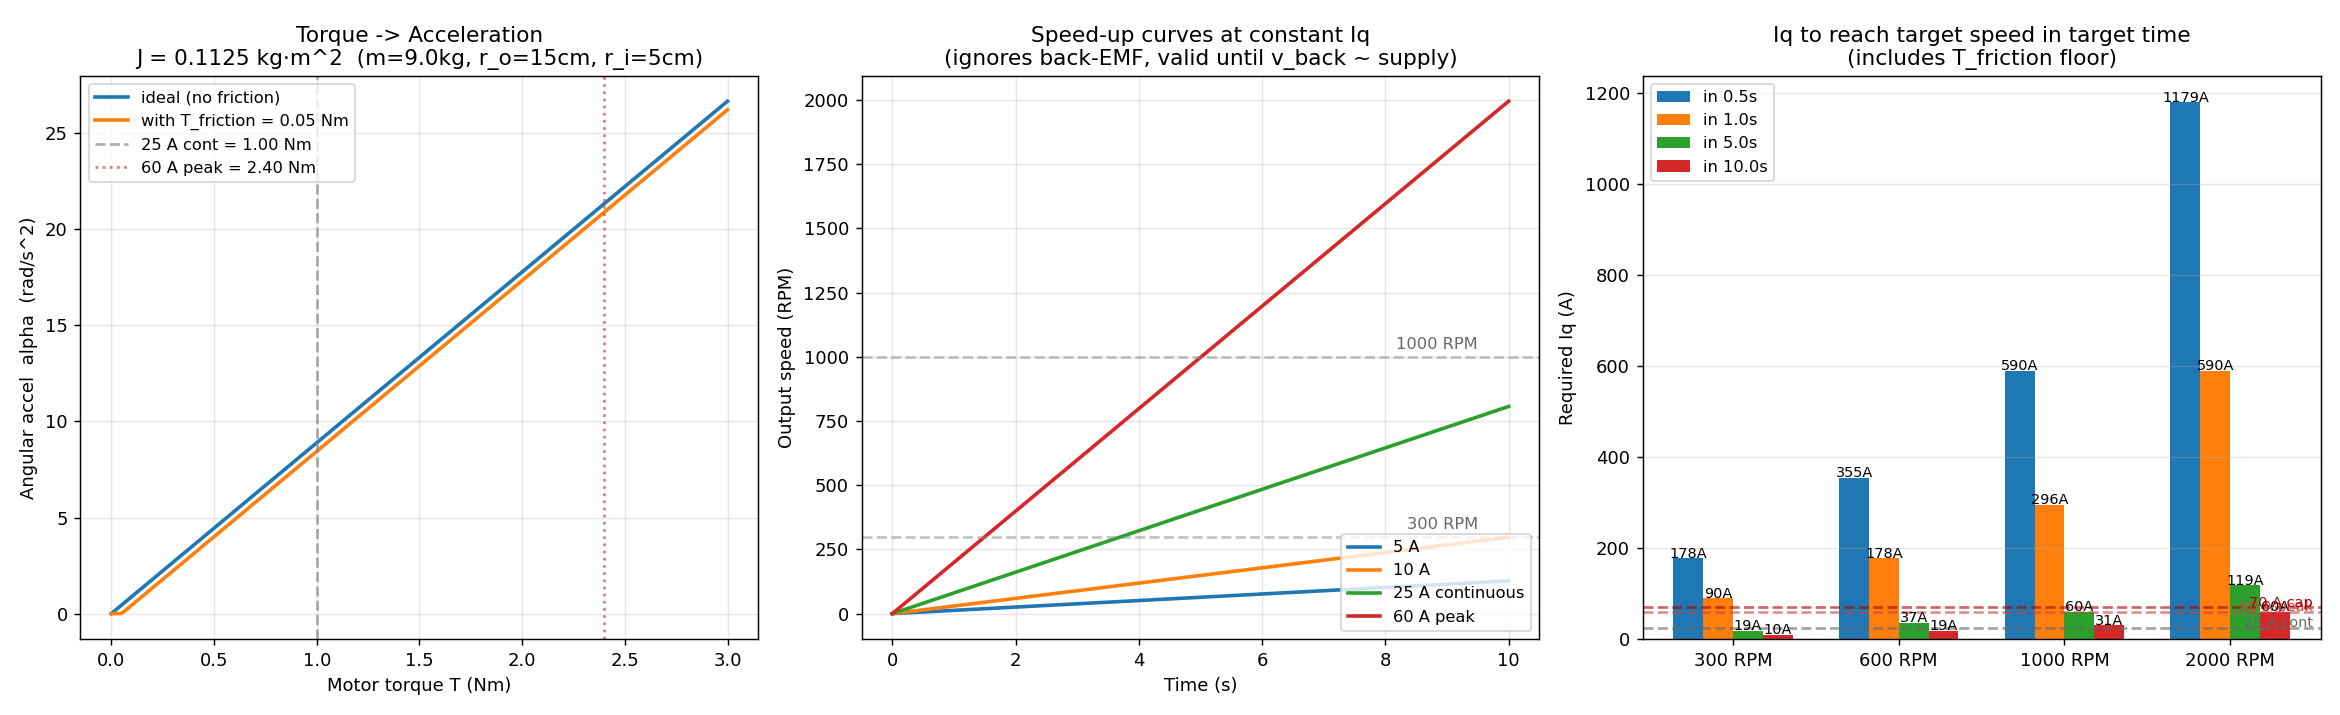

The script that saved this image:
"""Flywheel inertia model + torque/current sizing for D6374 + MKS Mini.

Computes:
1. Annular-disk inertia from geometry
2. Torque vs angular acceleration (with and without measured friction floor)
3. Speed-vs-time under constant Iq scenarios (kinematic, no back-EMF)
4. Back-calc: required Iq to reach a target speed within a target time

Saves a 3-panel plot to flywheel_model.png next to this script.
"""
from __future__ import annotations
import math
from pathlib import Path
import matplotlib.pyplot as plt
import numpy as np

# ---- inputs ----
M_KG       = 9.0          # flywheel mass
R_OUTER_M  = 0.15         # outer radius (30 cm OD)
R_INNER_M  = 0.05         # inner hole radius (10 cm ID)

KT_NMA     = 0.04         # D6374 conservative Kt
T_FRICTION = 0.05         # estimated motor cogging in loaded dir (NOT the 0.115 freewheel measurement, which decoupled the flywheel)

# Hardware envelopes
I_CONT_A   = 25.0         # MKS Mini continuous (Russell-authorized)
I_PEAK_A   = 60.0         # MKS Mini peak short bursts
I_HARD_A   = 70.0         # Aaron's measured "effective Iq cap"

# Targets to back-calculate
TARGET_RPMS  = [300, 600, 1000, 2000]
TARGET_TIMES_S = [0.5, 1.0, 5.0, 10.0]

# ---- inertia ----
J = 0.5 * M_KG * (R_OUTER_M**2 + R_INNER_M**2)
print(f"Annular-disk inertia: J = 0.5 * {M_KG} * ({R_OUTER_M}^2 + {R_INNER_M}^2)")
print(f"                        = 0.5 * {M_KG} * {R_OUTER_M**2 + R_INNER_M**2:.4f}")
print(f"                        = {J:.4f} kg·m^2")

# ---- panel A: torque-acceleration ----
T_array = np.linspace(0, 3.0, 200)  # Nm
alpha_ideal     = T_array / J
alpha_realistic = np.maximum(0, (T_array - T_FRICTION)) / J  # net of friction floor

# ---- panel B: speed vs time at constant current ----
def speed_curve(I_a, t_array, friction=T_FRICTION):
    T_motor = I_a * KT_NMA
    T_net   = T_motor - friction
    if T_net <= 0:
        return np.zeros_like(t_array)
    alpha = T_net / J
    return alpha * t_array  # rad/s

t_array = np.linspace(0, 10.0, 200)
scenarios = [
    (5,  "5 A"),
    (10, "10 A"),
    (25, "25 A continuous"),
    (60, "60 A peak"),
]

# ---- panel C: required current table ----
table = []
for rpm in TARGET_RPMS:
    omega_rad_s = rpm * 2.0 * math.pi / 60.0
    row = [rpm]
    for t_s in TARGET_TIMES_S:
        alpha_req = omega_rad_s / t_s
        T_req     = J * alpha_req + T_FRICTION
        I_req     = T_req / KT_NMA
        row.append(I_req)
    table.append(row)

# ---- plot ----
fig, axs = plt.subplots(1, 3, figsize=(18, 5.5))

# Panel A: alpha(T)
ax = axs[0]
ax.plot(T_array, alpha_ideal,     label="ideal (no friction)", lw=2)
ax.plot(T_array, alpha_realistic, label=f"with T_friction = {T_FRICTION} Nm", lw=2)
# mark current envelopes (in Nm)
for I_label, I_a, color, ls in [(f"25 A cont = {25*KT_NMA:.2f} Nm", 25, "#888", "--"),
                                  (f"60 A peak = {60*KT_NMA:.2f} Nm", 60, "#c44", ":")]:
    T_mark = I_a * KT_NMA
    ax.axvline(T_mark, color=color, linestyle=ls, alpha=0.7, label=I_label)
ax.set_xlabel("Motor torque T (Nm)")
ax.set_ylabel("Angular accel  alpha  (rad/s^2)")
ax.set_title(f"Torque -> Acceleration\nJ = {J:.4f} kg·m^2  (m={M_KG}kg, r_o={R_OUTER_M*100:.0f}cm, r_i={R_INNER_M*100:.0f}cm)")
ax.legend(loc="upper left", fontsize=9)
ax.grid(True, alpha=0.3)

# Panel B: omega(t)
ax = axs[1]
for I_a, label in scenarios:
    omega = speed_curve(I_a, t_array)
    ax.plot(t_array, omega * 60.0 / (2 * math.pi), label=label, lw=2)
for rpm_target in [300, 1000]:
    ax.axhline(rpm_target, color="#888", linestyle="--", alpha=0.5)
    ax.text(t_array[-1]*0.95, rpm_target+30, f"{rpm_target} RPM", fontsize=9, color="#666", ha="right")
ax.set_xlabel("Time (s)")
ax.set_ylabel("Output speed (RPM)")
ax.set_title("Speed-up curves at constant Iq\n(ignores back-EMF, valid until v_back ~ supply)")
ax.legend(loc="lower right", fontsize=9)
ax.grid(True, alpha=0.3)

# Panel C: required-Iq table as bar chart
ax = axs[2]
x = np.arange(len(TARGET_RPMS))
width = 0.18
for i, t_s in enumerate(TARGET_TIMES_S):
    vals = [row[i+1] for row in table]
    bars = ax.bar(x + (i - 1.5) * width, vals, width, label=f"in {t_s}s")
    for b, v in zip(bars, vals):
        ax.text(b.get_x() + b.get_width()/2, b.get_height() + 1, f"{v:.0f}A",
                ha="center", fontsize=8)
# Annotate hardware envelope lines
for I_a, label, color in [(25, "25 A cont", "#666"), (60, "60 A peak", "#c44"), (70, "70 A cap", "#a00")]:
    ax.axhline(I_a, color=color, linestyle="--", alpha=0.6)
    ax.text(len(TARGET_RPMS)-0.5, I_a+1, label, fontsize=8, color=color, ha="right")
ax.set_xticks(x)
ax.set_xticklabels([f"{rpm} RPM" for rpm in TARGET_RPMS])
ax.set_ylabel("Required Iq (A)")
ax.set_title("Iq to reach target speed in target time\n(includes T_friction floor)")
ax.legend(loc="upper left", fontsize=9)
ax.grid(True, alpha=0.3, axis="y")

plt.tight_layout()
out_path = Path(__file__).parent / "flywheel_model.png"
plt.savefig(out_path, dpi=130)
print(f"\nSaved plot: {out_path}")

# ---- text table ----
print(f"\nRequired Iq (A) to reach target speed in target time:")
header = "  target RPM | " + " | ".join(f"{t}s" for t in TARGET_TIMES_S)
print(header)
print("  " + "-" * (len(header) - 2))
for row in table:
    rpm = row[0]
    cells = " | ".join(f"{v:6.1f}" for v in row[1:])
    print(f"  {rpm:>9} | {cells}")

print(f"\nKey numbers:")
print(f"  J          = {J:.4f} kg·m^2")
print(f"  Kt         = {KT_NMA:.4f} Nm/A")
print(f"  T_friction = {T_FRICTION:.3f} Nm  (= {T_FRICTION/KT_NMA:.2f} A breakaway)")
print(f"  At 25 A continuous: alpha_max = ({25*KT_NMA - T_FRICTION:.3f})/{J:.4f} = {(25*KT_NMA - T_FRICTION)/J:.2f} rad/s^2 = {(25*KT_NMA - T_FRICTION)/J * 60/(2*math.pi):.1f} RPM/s")
print(f"  At 60 A peak:       alpha_max = ({60*KT_NMA - T_FRICTION:.3f})/{J:.4f} = {(60*KT_NMA - T_FRICTION)/J:.2f} rad/s^2 = {(60*KT_NMA - T_FRICTION)/J * 60/(2*math.pi):.1f} RPM/s")

print(f"\nNOTE: This model is for the LOADED direction (flywheel engaged).")
print(f"      The 305 RPM spin-up we measured was in the FREEWHEEL direction,")
print(f"      so the flywheel was decoupled and only ~{0.0003} kg·m^2 (rotor) was spinning.")
print(f"      Those numbers are not comparable to this model.")
